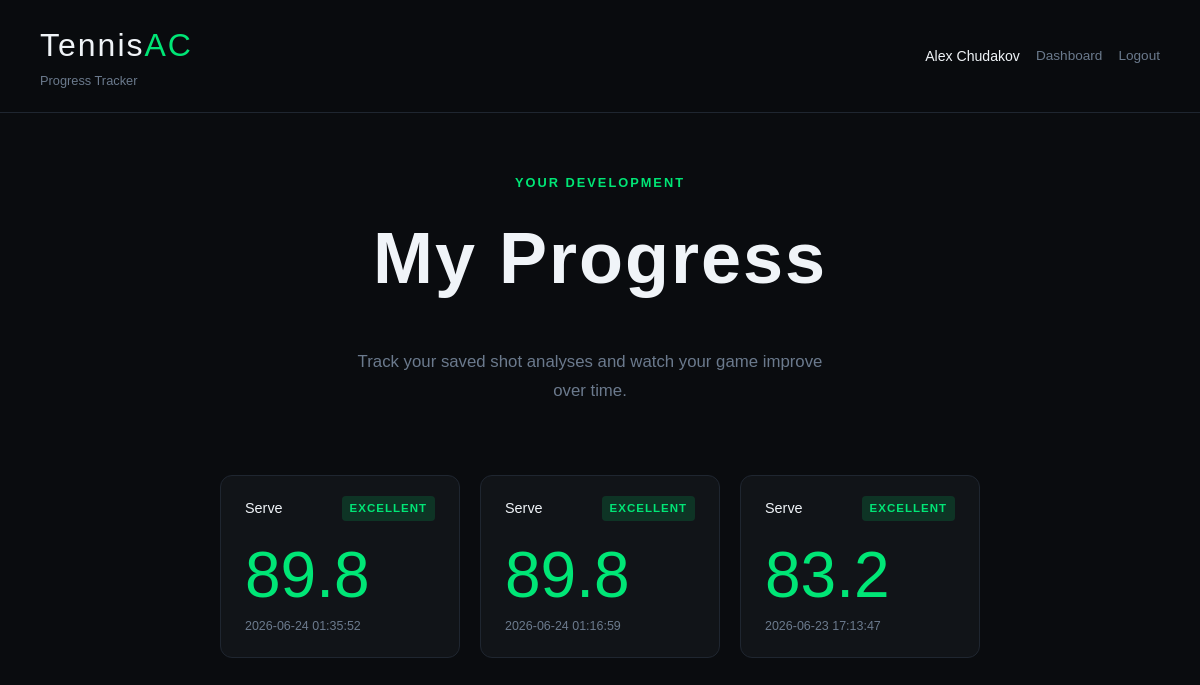
Page /progress (signed in) on the committed database.
### tables this page shows
CREATE TABLE users (
            id INTEGER PRIMARY KEY AUTOINCREMENT,
            email TEXT UNIQUE NOT NULL,
            password TEXT NOT NULL,
            name TEXT NOT NULL,
            play_like TEXT,
            utr TEXT,
            player_type TEXT,
            tactical_pref TEXT,
            racquet TEXT,
            dominant_hand TEXT,
            backhand_style TEXT,
            best_shot TEXT,
            point_length TEXT,
            shot_order TEXT,
            created_at TIMESTAMP DEFAULT CURRENT_TIMESTAMP
        );

CREATE TABLE analysis_history (
            id INTEGER PRIMARY KEY AUTOINCREMENT,
            user_id INTEGER NOT NULL,
            shot_type TEXT NOT NULL,
            overall_score REAL,
            overall_label TEXT,
            created_at TIMESTAMP DEFAULT CURRENT_TIMESTAMP,
            FOREIGN KEY (user_id) REFERENCES users(id)
        );

### app.py (the view)
@app.route('/progress')
def progress():
    user = get_current_user()
    if not user:
        return redirect(url_for('login'))
    db = get_db()
    history = db.execute(
        '''
        SELECT *
        FROM analysis_history
        WHERE user_id = ?
        ORDER BY created_at DESC
        ''',
        (user['id'],)
    ).fetchall()
    db.close()
    return render_template('progress.html', user=user, history=history)

### app.py (called while the page is built)
def get_db():
    db = sqlite3.connect('tennisac.db')
    db.row_factory = sqlite3.Row
    return db

def get_current_user():
    if 'user_id' not in session:
        return None
    db = get_db()
    user = db.execute('SELECT * FROM users WHERE id = ?', (session['user_id'],)).fetchone()
    db.close()
    return user

### templates/progress.html (shortened to what this page needs)
<!DOCTYPE html>
<html>
<head>
    <link rel="stylesheet" href="{{ url_for('static', filename='css/style.css') }}">
</head>
<body>
<nav class="nav">
    <div>
        <a href="/" class="nav-logo">Tennis<span>AC</span></a>
        <div class="nav-sub">Progress Tracker</div>
    </div>
    <div class="nav-right">
        <span class="nav-user">{{ user['name'] }}</span>
        <a class="nav-link" href="{{ url_for('index') }}">Dashboard</a>
        <a class="nav-link" href="{{ url_for('logout') }}">Logout</a>
    </div>
</nav>
<section class="results-hero">
    <div class="results-header">
        <div class="results-sub">Your Development</div>
        <h1 class="results-title">My Progress</h1>
        <p class="hero-desc">Track your saved shot analyses and watch your game improve over time.</p>
    </div>
</section>
<section class="metrics-section">
    {% if history %}
        <div class="progress-grid">
            {% for item in history %}
                <div class="metric-card progress-card">
                    <div class="metric-header">
                        <span class="metric-name">{{ item['shot_type']|title }}</span>
                        <span class="metric-label label-excellent">{{ item['overall_label'] }}</span>
                    </div>
                    <div class="progress-score">{{ item['overall_score'] }}</div>
                    <div class="metric-score">{{ item['created_at'] }}</div>
                </div>
            {% endfor %}
        </div>
    {% else %}
        <div class="card">
            <h2 class="card-title">No analyses yet</h2>
            <p class="hero-desc">Analyze your first shot to start tracking progress.</p>
        </div>
    {% endif %}
</section>
</body>
</html>

### static/css/style.css (style rules this page uses)
:root { --bg: #0a0c0f; --bg2: #111418; --bg3: #1a1e24; --border: #1f2630; --green: #00e676; --yellow: #ffd600; --red: #ff5252; --white: #f0f4f8; --muted: #6b7a8d; --font-head: 'Bebas Neue', sans-serif; --font-body: 'DM Sans', sans-serif; --radius: 12px; --radius-lg: 20px; }
*, *::before, *::after { box-sizing: border-box; margin: 0; padding: 0; }
html { scroll-behavior: smooth; }
body { background: var(--bg); color: var(--white); font-family: var(--font-body); line-height: 1.6; min-height: 100vh; }
.nav { display: flex; align-items: center; justify-content: space-between; padding: 20px 40px; border-bottom: 1px solid var(--border); position: sticky; top: 0; background: rgba(10,12,15,0.92); backdrop-filter: blur(12px); z-index: 100; }
.nav-logo { font-family: var(--font-head); font-size: 2rem; letter-spacing: 2px; color: var(--white); text-decoration: none; }
.nav-logo span { color: var(--green); }
.nav-sub { font-size: 0.8rem; color: var(--muted); }
.hero-desc { font-size: 1.05rem; color: var(--muted); max-width: 480px; line-height: 1.7; }
.results-hero { padding: 60px 20px 40px; text-align: center; }
.results-header { max-width: 500px; margin: 0 auto; }
.results-sub { font-size: 0.8rem; letter-spacing: 2px; text-transform: uppercase; color: var(--green); margin-bottom: 8px; font-weight: 600; }
.results-title { font-family: var(--font-head); font-size: clamp(2.5rem, 6vw, 5rem); letter-spacing: 2px; margin-bottom: 32px; }
.metrics-section, .tips-section { max-width: 800px; margin: 0 auto; padding: 0 20px 48px; }
.metric-card { background: var(--bg2); border: 1px solid var(--border); border-radius: var(--radius); padding: 20px 24px; }
.metric-header { display: flex; justify-content: space-between; align-items: center; margin-bottom: 12px; }
.metric-name { font-size: 0.9rem; font-weight: 500; }
.metric-label { font-size: 0.72rem; font-weight: 700; letter-spacing: 1px; text-transform: uppercase; padding: 3px 8px; border-radius: 4px; }
.label-excellent { background: rgba(0,230,118,0.15); color: var(--green); }
.metric-score { font-size: 0.78rem; color: var(--muted); }
.nav-right { display: flex; align-items: center; gap: 16px; }
.nav-user { font-size: 0.88rem; color: var(--white); }
.nav-link { font-size: 0.85rem; color: var(--muted); text-decoration: none; transition: color 0.2s; }
.progress-grid { display: grid; grid-template-columns: repeat(auto-fit, minmax(220px, 1fr)); gap: 20px; margin-top: 30px; }
.progress-card { min-height: 180px; }
.progress-score { font-family: var(--font-head); font-size: 4rem; color: var(--green); line-height: 1; margin: 22px 0 10px; }

### rows in the picture
users: name "Alex Chudakov"
analysis_history: shot_type "Serve", overall_label "EXCELLENT", overall_score "89.8", created_at "2026-06-24 01:35:52"
analysis_history: shot_type "Serve", overall_label "EXCELLENT", overall_score "89.8", created_at "2026-06-24 01:16:59"
analysis_history: shot_type "Serve", overall_label "EXCELLENT", overall_score "83.2", created_at "2026-06-23 17:13:47"
